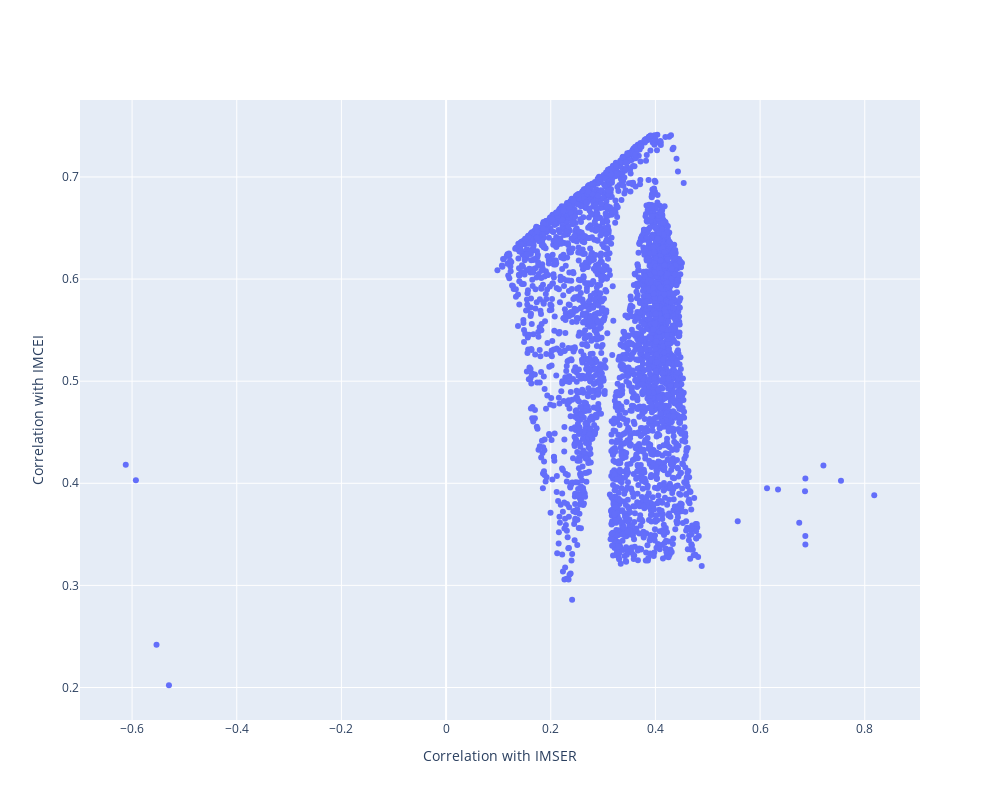

The code cell stored with this chart in its notebook:
### Code cell
# Create a scatter plot
fig = go.Figure(
    data=go.Scatter(
        x=corr_df.IMSER,
        y=corr_df.IMCEI,
        mode='markers',
        hoverinfo='text',
        text=[f'Index: {i}' for i in range(len(W_sum_dist_simplex))]
        )
    )
# Add labels and title
fig.update_layout(
    xaxis_title='Correlation with IMSER',
    yaxis_title='Correlation with IMCEI',
    height=800,
    width=1000
)

### Figure 1 — Plotly figure (JSON) as saved in the notebook; plotly's stock layout.template omitted (floating-point values rounded to 4 significant figures; data arrays with more than 128 entries replaced by an {"elided": "..."} marker saying what was removed)
{"data": [{"hoverinfo": "text", "mode": "markers", "text": {"elided": "3475 str values"}, "type": "scatter", "x": {"elided": "3475 float values"}, "y": {"elided": "3475 float values"}}], "layout": {"height": 800, "width": 1000, "xaxis": {"title": {"text": "Correlation with IMSER"}}, "yaxis": {"title": {"text": "Correlation with IMCEI"}}}}
